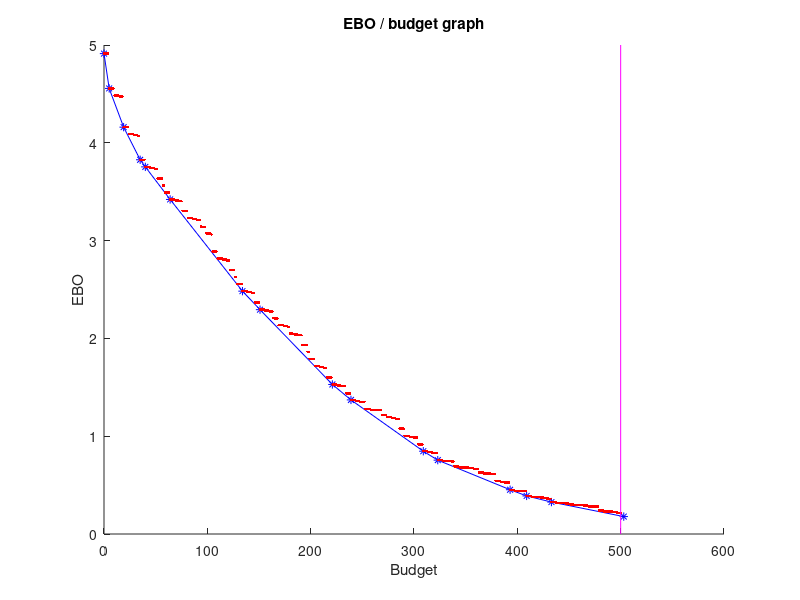

The MATLAB source for this figure:
%% data
lambda = [55, 43, 36, 70, 29, 45, 111]'/1000;
c = [5, 18, 14, 17, 16, 24, 70]';
T = [8, 4, 14, 3, 14, 9, 25]';
C_max = 500;
s_max = ceil(C_max/(min(c)));
N = size(c)*[1; 0];


%% Problem 1
p = zeros(N, s_max);
for j = 1:1:N
    for k = 0:1:s_max
        p(j, k+1) = (((lambda(j)*T(j))^k)/(factorial(k)))*exp((-lambda(j)*T(j)));
    end
end
R = zeros(N, s_max);
for sj = 0:1:s_max
    for j = 1:1:N
        R(j, sj+1) = 1;
        for i = 0:1:sj
            R(j, sj+1) = R(j, sj+1)- p(j, i+1);
        end
    end
end
M = zeros(N, s_max);
for sj = 0:1:s_max
    for j = 1:1:N
        M(j, sj+1) = R(j, sj+1)/c(j);
    end
end
M = M';

s = [zeros(1,N)];
C = [0];
pi = 0;
for i=1:1:N
    pi = pi + lambda(i)*T(i);
end
EBO = [pi];
k = 1;
while 1==1
    mk = zeros(1,N);
    for j = 1:1:N
        mk(1, j) = M(s(k,j)+1, j);
    end
    [~, l] = max(mk);
    sl = s(k,:);
    k = k+1;
    s(k, :) = sl;
    s(k, l) = s(k, l)+1;
    C(k) = C(k-1) + c(l);
    EBO(k) = EBO(k-1) - R(l, s(k-1, l)+1);
    if C(k) >= C_max
        break
    end
end

%% Problem 2
EBOi = zeros(N,1);
for i=1:1:N
    EBOi(i, 1) = lambda(i)*T(i);
end
for i=1:1:s_max+1
    EBOi = [EBOi EBOi(:, i)-R(:, i)];
end

f = zeros(N+1,C_max+1);
for k = N:-1:1
    for s=0:1:C_max
        sup = floor(s/c(k));
        list = zeros(1,sup+1);
        for xi = 0:1:sup
            list(xi+1) = EBOi(k, xi+1)+f(k+1, s-xi*c(k)+1);
        end
        f(k, s+1) = min(list);
    end
end



%% Plots
hold on;
xlabel('Budget');
ylabel('EBO');
title('EBO / budget graph');
plot(C(:), EBO(:),'*-b');
plot([0:1:C_max], f(1,:), '.r');
plot(C_max*[1,1], [floor(min(EBO(:))) ceil(max(EBO(:)))], 'm-');
